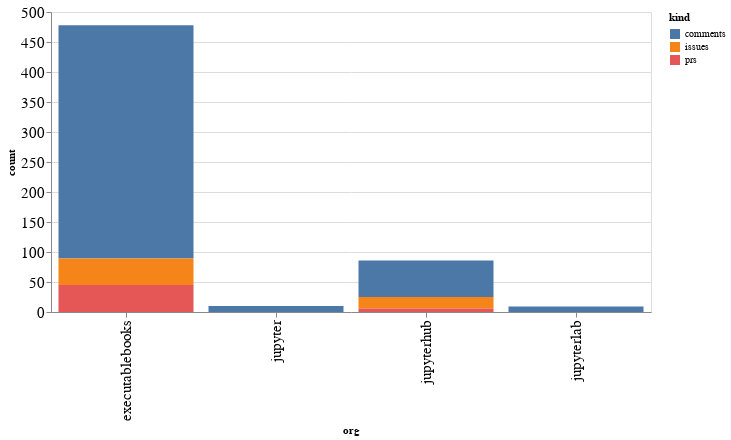

Notebook source saved alongside this figure:
### Code cell
alt.Chart(org_summaries, width=600).mark_bar().encode(
    x='org',
    y='count',
    color='kind',
    tooltip="org"
)

### Figure 1 — Vega-Lite specification as saved in the notebook (floating-point values rounded to 4 significant figures)
{"config": {"axisLeft": {"labelFontSize": 15}, "axisBottom": {"labelFontSize": 15}}, "data": {"name": "data-c5b2911c4e8114d9536f37251a25b7ae"}, "mark": "bar", "encoding": {"color": {"type": "nominal", "field": "kind"}, "tooltip": {"type": "nominal", "field": "org"}, "x": {"type": "nominal", "field": "org"}, "y": {"type": "quantitative", "field": "count"}}, "width": 600, "$schema": "https://vega.github.io/schema/vega-lite/v4.8.1.json", "datasets": {"data-c5b2911c4e8114d9536f37251a25b7ae": [{"org": "executablebooks", "kind": "comments", "count": 389}, {"org": "executablebooks", "kind": "issues", "count": 44}, {"org": "executablebooks", "kind": "prs", "count": 45}, {"org": "jupyter", "kind": "comments", "count": 10}, {"org": "jupyterhub", "kind": "comments", "count": 61}, {"org": "jupyterhub", "kind": "issues", "count": 19}, {"org": "jupyterhub", "kind": "prs", "count": 6}, {"org": "jupyterlab", "kind": "comments", "count": 9}]}}
